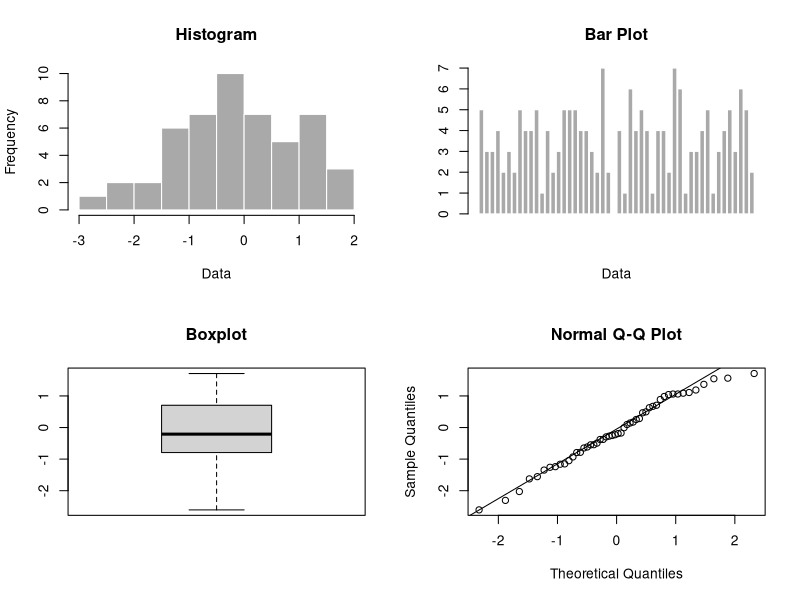
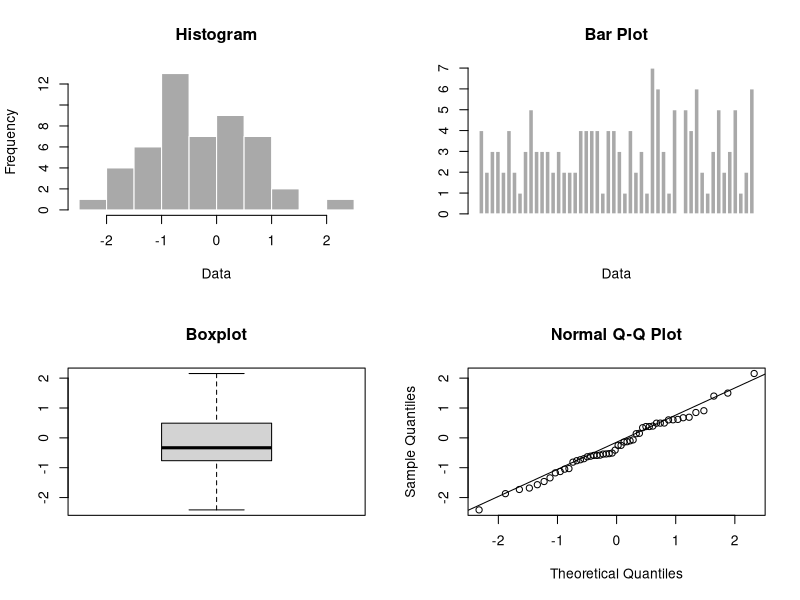

Here is the R script that generated these plots, in order:
## ---- chunk 1
x<-rnorm(50)
y<-rpois(50,3)
par(mfrow=c(2,2))
hist(x, col = 'darkgray', border = 'white', main="Histogram", xlab= "Data")
barplot(y, col = 'darkgray', border = 'white', main="Bar Plot", xlab= "Data")
boxplot(x, main="Boxplot")
qqnorm(x)
qqline(x)
## ---- chunk 2
x<-rnorm(50);y<-rpois(50,3)
par(mfrow=c(2,2))
hist(x, col = 'darkgray', border = 'white', main="Histogram", xlab= "Data")
barplot(y, col = 'darkgray', border = 'white', main="Bar Plot", xlab= "Data")
boxplot(x, main="Boxplot")
qqnorm(x);qqline(x)
